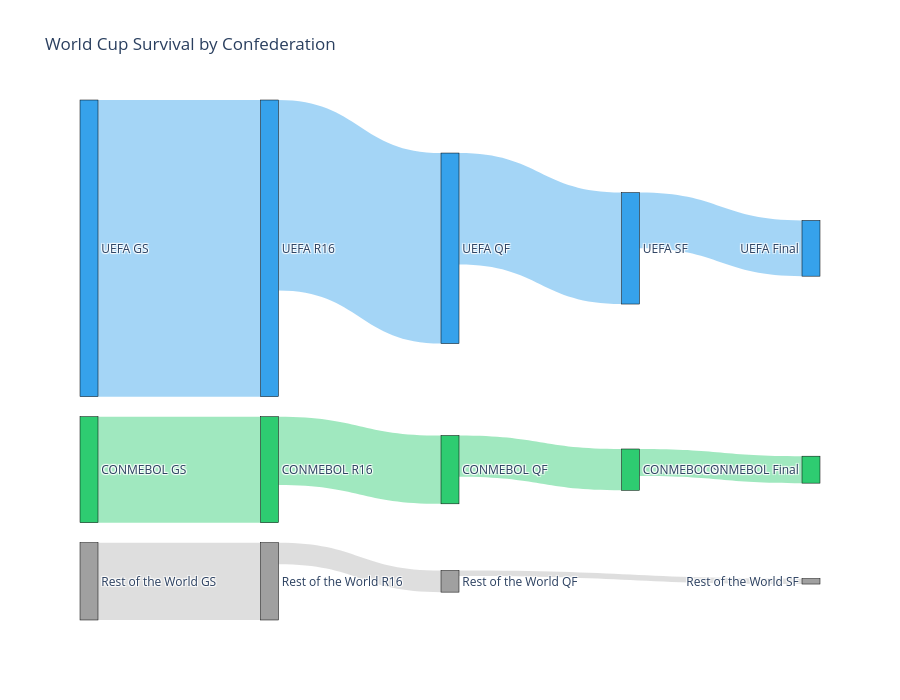

This figure's notebook cell:
### Code cell
# Sankey
"""rafico Complementario: Diagrama de Sankey (Flujo de Supervivencia): 
Este es un gráfico avanzado visualmente espectacular para Streamlit. 
A la izquierda tenés los 32 equipos divididos por confederación. 
De ahí salen "ríos" hacia la derecha que pasan por Grupos -> Octavos -> Cuartos. 
Visualmente vas a ver cómo el "río" de África o Asia se seca rápido, mientras que el de UEFA 
llega gordo hasta el final."""
import plotly.graph_objects as go

# Confederations
conf_map = df_confederation.set_index("team")["confederation"]

df_standings["confederation"] = (
    df_standings["team"]
    .map(conf_map)
)

# Group rest
df_standings["conf_group"] = (
    df_standings["confederation"]
    .replace({
        "CAF": "Rest of the World",
        "AFC": "Rest of the World",
        "CONCACAF": "Rest of the World",
        "OFC": "Rest of the World"
    })
)

# Survive
survival = (
    df_standings
    .groupby("conf_group")
    .agg(
        group_stage=("team", "count"),
        round16=("stage_score", lambda x: (x >= 2).sum()),
        quarterfinals=("stage_score", lambda x: (x >= 3).sum()),
        semifinals=("stage_score", lambda x: (x >= 4).sum()),
        finals=("stage_score", lambda x: (x >= 5).sum()),
    )
)

# Order
survival = survival.loc[
    ["UEFA", "CONMEBOL", "Rest of the World"]
]

# Nodes
labels = [
    "UEFA GS", "UEFA R16", "UEFA QF", "UEFA SF", "UEFA Final",
    "CONMEBOL GS", "CONMEBOL R16", "CONMEBOL QF", "CONMEBOL SF", "CONMEBOL Final",
    "Rest of the World GS", "Rest of the World R16", "Rest of the World QF", "Rest of the World SF", "Rest of the World Final",
]

# Colors
conf_colors = {
    "UEFA": "rgba(54, 162, 235, 0.45)",
    "CONMEBOL": "rgba(46, 204, 113, 0.45)",
    "Rest of the World": "rgba(160, 160, 160, 0.35)"
}

node_colors = (
    ["#36A2EB"] * 5 +
    ["#2ECC71"] * 5 +
    ["#A0A0A0"] * 5
)

source = []
target = []
value = []
link_colors = []

conf_offsets = {
    "UEFA": 0,
    "CONMEBOL": 5,
    "Rest of the World": 10
}

for conf in ["UEFA", "CONMEBOL", "Rest of the World"]:

    offset = conf_offsets[conf]

    vals = [
        survival.loc[conf, "round16"],
        survival.loc[conf, "quarterfinals"],
        survival.loc[conf, "semifinals"],
        survival.loc[conf, "finals"],
    ]

    for i, v in enumerate(vals):
        source.append(offset + i)
        target.append(offset + i + 1)
        value.append(v)
        link_colors.append(conf_colors[conf])

fig = go.Figure(
    go.Sankey(
        arrangement="snap",
        node=dict(
            label=labels,
            color=node_colors,
            pad=20,
            thickness=18,
            line=dict(color="black", width=0.5)
        ),
        link=dict(
            source=source,
            target=target,
            value=value,
            color=link_colors
        )
    )
)

fig.update_layout(
    title="World Cup Survival by Confederation",
    font_size=12,
    height=700
)

fig.show()

### Figure 1 — Plotly figure (JSON) as saved in the notebook; plotly's stock layout.template omitted (floating-point values rounded to 4 significant figures)
{"data": [{"arrangement": "snap", "link": {"color": ["rgba(54, 162, 235, 0.45)", "rgba(54, 162, 235, 0.45)", "rgba(54, 162, 235, 0.45)", "rgba(54, 162, 235, 0.45)", "rgba(46, 204, 113, 0.45)", "rgba(46, 204, 113, 0.45)", "rgba(46, 204, 113, 0.45)", "rgba(46, 204, 113, 0.45)", "rgba(160, 160, 160, 0.35)", "rgba(160, 160, 160, 0.35)", "rgba(160, 160, 160, 0.35)", "rgba(160, 160, 160, 0.35)"], "source": [0, 1, 2, 3, 5, 6, 7, 8, 10, 11, 12, 13], "target": [1, 2, 3, 4, 6, 7, 8, 9, 11, 12, 13, 14], "value": [165, 106, 62, 31, 59, 38, 23, 15, 43, 12, 3, 0]}, "node": {"color": ["#36A2EB", "#36A2EB", "#36A2EB", "#36A2EB", "#36A2EB", "#2ECC71", "#2ECC71", "#2ECC71", "#2ECC71", "#2ECC71", "#A0A0A0", "#A0A0A0", "#A0A0A0", "#A0A0A0", "#A0A0A0"], "label": ["UEFA GS", "UEFA R16", "UEFA QF", "UEFA SF", "UEFA Final", "CONMEBOL GS", "CONMEBOL R16", "CONMEBOL QF", "CONMEBOL SF", "CONMEBOL Final", "Rest of the World GS", "Rest of the World R16", "Rest of the World QF", "Rest of the World SF", "Rest of the World Final"], "line": {"color": "black", "width": 0.5}, "pad": 20, "thickness": 18}, "type": "sankey"}], "layout": {"font": {"size": 12}, "height": 700, "title": {"text": "World Cup Survival by Confederation"}}}
